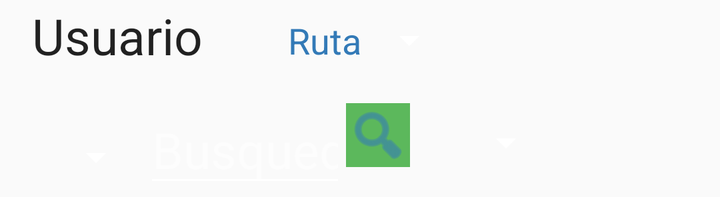
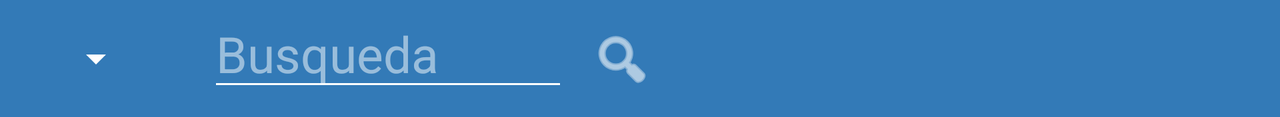

Two renders of one Android screen. The first uses the default layout on a phone; the second uses the alternative layout the repository ships for a different screen configuration, on a matching device. The two XML files are below.
<!-- AndroidManifest.xml: application theme AppTheme -->
<!-- res/layout/toolbar.xml -->
<android.support.v7.widget.Toolbar xmlns:android="http://schemas.android.com/apk/res/android"
    xmlns:app="http://schemas.android.com/apk/res-auto"
    xmlns:tools="http://schemas.android.com/tools"
    android:id="@+id/toolbar"
    android:layout_width="match_parent"
    android:layout_height="wrap_content"
    android:elevation="@dimen/title_margin"
    android:minHeight="?attr/actionBarSize"
    app:popupTheme="@style/ThemeOverlay.AppCompat.Light"
    app:theme="@style/ThemeOverlay.AppCompat.Dark.ActionBar">

    <android.support.constraint.ConstraintLayout
        android:id="@+id/linearLayout"
        android:layout_width="wrap_content"
        android:layout_height="wrap_content">

        <TextView
            android:id="@+id/tvUser"
            android:layout_width="wrap_content"
            android:layout_height="0dp"
            android:layout_marginTop="1dp"
            android:text="Usuario"
            android:textAppearance="@style/TextAppearance.Compat.Notification"
            app:layout_constraintStart_toStartOf="parent"
            app:layout_constraintTop_toTopOf="parent" />

        <TextView
            android:id="@+id/textView"
            android:layout_width="wrap_content"
            android:layout_height="wrap_content"

            android:layout_marginStart="128dp"
            android:layout_marginTop="8dp"
            android:text="Ruta"
            android:textAlignment="viewStart"
            android:textColor="@color/borde_item"
            android:textSize="18sp"
            app:layout_constraintEnd_toStartOf="@+id/spRuta"
            app:layout_constraintHorizontal_bias="1.0"
            app:layout_constraintStart_toStartOf="parent"
            app:layout_constraintTop_toTopOf="parent" />

        <Spinner
            android:id="@+id/spRuta"
            android:layout_width="wrap_content"
            android:layout_height="wrap_content"
            android:layout_marginTop="8dp"
            app:layout_constraintStart_toEndOf="@+id/textView"
            app:layout_constraintTop_toTopOf="parent" />

        <Spinner
            android:id="@+id/spBusqueda"
            android:layout_width="wrap_content"
            android:layout_height="wrap_content"
            android:layout_marginBottom="8dp"
            android:layout_marginStart="8dp"
            android:layout_marginTop="32dp"
            app:layout_constraintBottom_toBottomOf="parent"
            app:layout_constraintStart_toStartOf="parent"
            app:layout_constraintTop_toBottomOf="@+id/tvUser"
            app:layout_constraintVertical_bias="0.77" />

        <EditText
            android:id="@+id/etBusqueda2"
            style="?android:attr/editTextStyle"
            android:layout_width="101dp"
            android:layout_height="wrap_content"
            android:ems="10"
            android:focusable="auto"
            android:focusedByDefault="false"
            android:hint="Busqueda"
            android:inputType="textPersonName"
            android:textColor="@color/borde_item"
            app:layout_constraintBottom_toBottomOf="parent"
            app:layout_constraintStart_toEndOf="@+id/spBusqueda" />

        <ImageButton
            android:id="@+id/btnBusqueda"
            android:layout_width="wrap_content"
            android:layout_height="wrap_content"
            android:layout_marginBottom="4dp"
            android:layout_marginTop="8dp"
            android:adjustViewBounds="true"
            android:background="@color/bt_green"
            android:cropToPadding="false"
            android:elevation="0dp"
            android:tint="@color/borde_item"
            app:layout_constraintBottom_toBottomOf="parent"
            app:layout_constraintStart_toEndOf="@+id/etBusqueda2"
            app:layout_constraintTop_toBottomOf="@+id/textView"
            app:srcCompat="@android:drawable/ic_menu_search"
            android:contentDescription="TODO" />

        <Spinner
            android:id="@+id/spOrderBy"
            android:layout_width="wrap_content"
            android:layout_height="wrap_content"
            android:layout_marginBottom="8dp"
            android:layout_marginStart="24dp"
            android:layout_marginTop="52dp"
            app:layout_constraintBottom_toBottomOf="parent"
            app:layout_constraintStart_toEndOf="@+id/btnBusqueda"
            app:layout_constraintTop_toTopOf="parent" />

    </android.support.constraint.ConstraintLayout>

</android.support.v7.widget.Toolbar>
<!-- resources referenced by this layout -->
<resources>
  <color name="borde_item">@color/bt_blue</color>
  <color name="bt_green">#5cb85c</color>
  <dimen name="title_margin">6dp</dimen>
  <style name="AppTheme" parent="Theme.AppCompat.Light.NoActionBar">
          
          <item name="colorPrimary">@color/colorPrimary</item>
          <item name="colorPrimaryDark">@color/colorPrimaryDark</item>
          <item name="colorAccent">@color/colorAccent</item>
  
          <item name="android:textSize">25sp</item>
  
      </style>
  <color name="bt_blue">#337ab7</color>
  <color name="colorPrimary">#337ab7</color>
  <color name="colorPrimaryDark">#0a225e</color>
  <color name="colorAccent">#5cb85c</color>
</resources>
<!-- res/layout-land/toolbar.xml (the repository's variant of the layout above) -->
<!-- drawn on the phone turned sideways -->
<android.support.v7.widget.Toolbar xmlns:android="http://schemas.android.com/apk/res/android"
    xmlns:app="http://schemas.android.com/apk/res-auto"
    xmlns:tools="http://schemas.android.com/tools"
    android:id="@+id/toolbar"
    android:layout_width="match_parent"
    android:layout_height="wrap_content"
    android:background="@color/borde_item"
    android:elevation="@dimen/title_margin"
    android:minHeight="?attr/actionBarSize"
    app:popupTheme="@style/ThemeOverlay.AppCompat.Light"
    app:theme="@style/ThemeOverlay.AppCompat.Dark.ActionBar">

    <android.support.constraint.ConstraintLayout
        android:id="@+id/linearLayout"
        android:layout_width="700dp"
        android:layout_height="wrap_content">

        <TextView
            android:id="@+id/tvUser"
            android:layout_width="wrap_content"
            android:layout_height="0dp"
            android:layout_marginBottom="8dp"
            android:layout_marginEnd="8dp"
            android:layout_marginStart="32dp"
            android:layout_marginTop="8dp"
            android:text="Usuario"
            android:textAppearance="@style/TextAppearance.Compat.Notification"
            android:textSize="10sp"
            android:visibility="visible"
            app:layout_constraintBottom_toBottomOf="parent"
            app:layout_constraintEnd_toEndOf="parent"
            app:layout_constraintHorizontal_bias="1.0"
            app:layout_constraintStart_toEndOf="@+id/btnBusqueda"
            app:layout_constraintTop_toTopOf="parent"
            app:layout_constraintVertical_bias="0.0" />

        <Spinner
            android:id="@+id/spRuta"
            android:layout_width="wrap_content"
            android:layout_height="35dp"
            android:layout_marginBottom="8dp"
            android:layout_marginStart="8dp"
            android:layout_marginTop="8dp"
            android:paddingLeft="8dp"
            android:paddingRight="8dp"
            android:popupBackground="@color/bt_blue"
            android:textColor="@color/bt_white"
            android:textSize="20sp"
            android:tooltipText="ruta..."
            app:layout_constraintBottom_toBottomOf="parent"
            app:layout_constraintStart_toStartOf="parent"
            app:layout_constraintTop_toTopOf="parent" />

        <EditText
            android:id="@+id/etBusqueda2"
            style="?android:attr/editTextStyle"
            android:layout_width="180dp"
            android:layout_height="wrap_content"
            android:layout_marginBottom="8dp"
            android:layout_marginStart="32dp"
            android:defaultFocusHighlightEnabled="true"
            android:ems="10"
            android:hint="Busqueda"
            android:imeOptions="actionSearch"
            android:inputType="textPersonName"
            android:keyboardNavigationCluster="false"
            android:onClick="@android:string/selectAll"
            android:selectAllOnFocus="true"
            android:textColor="@color/bt_white"
            app:layout_constraintBottom_toBottomOf="parent"
            app:layout_constraintStart_toEndOf="@+id/spRuta" />

        <ImageButton
            android:id="@+id/btnBusqueda"
            android:layout_width="54dp"
            android:layout_height="35dp"
            android:adjustViewBounds="true"
            android:background="@color/borde_item"
            android:contentDescription="TODO"
            android:cropToPadding="false"
            android:elevation="0dp"
            android:tint="@color/bt_white"
            app:layout_constraintBottom_toBottomOf="parent"
            app:layout_constraintStart_toEndOf="@+id/etBusqueda2"
            app:layout_constraintTop_toTopOf="parent"
            app:srcCompat="@android:drawable/ic_menu_search" />

    </android.support.constraint.ConstraintLayout>

</android.support.v7.widget.Toolbar>
<!-- resources referenced by the variant -->
<!-- as the phone turned sideways resolves them -->
<resources>
  <color name="borde_item">@color/bt_blue</color>
  <color name="bt_blue">#337ab7</color>
  <color name="bt_white">#ffffff</color>
  <dimen name="title_margin">6dp</dimen>
  <style name="AppTheme" parent="Theme.AppCompat.Light.NoActionBar">
          
          <item name="colorPrimary">@color/colorPrimary</item>
          <item name="colorPrimaryDark">@color/colorPrimaryDark</item>
          <item name="colorAccent">@color/colorAccent</item>
  
          <item name="android:textSize">25sp</item>
  
      </style>
  <color name="colorPrimary">#337ab7</color>
  <color name="colorPrimaryDark">#0a225e</color>
  <color name="colorAccent">#5cb85c</color>
</resources>
